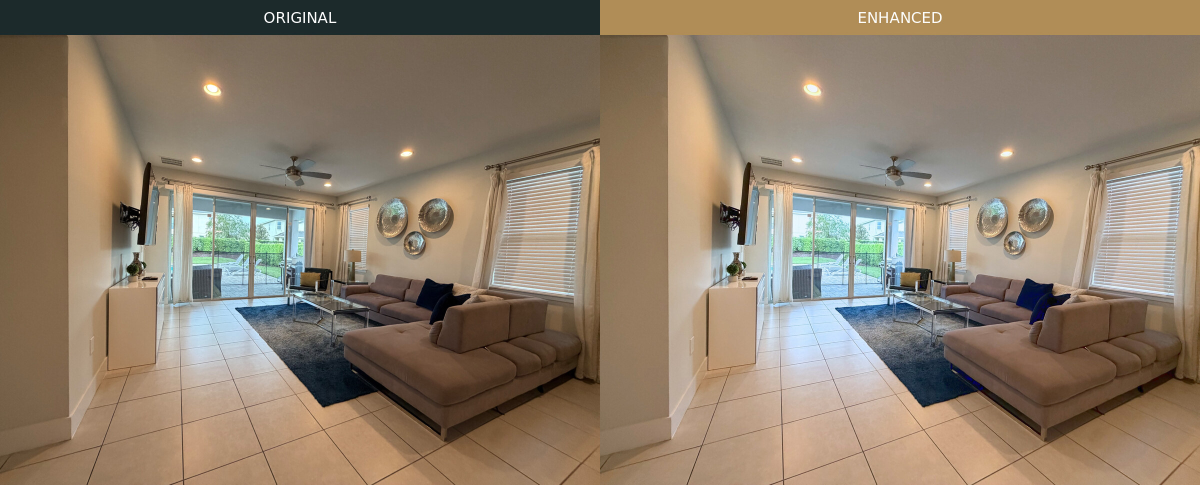
#> input picture photo-review/compare-10.jpg, 2400 x 970 px, given in place of src.webp, which was not available (shown at 1/2 size)
$ python recolor_wall.py ../photo-review 1.0 out.png
#> lines starting #> are read from the running program, lines starting #| are printed output that depends on the picture; after the words box and inside, x2 and y2 are one past the last pixel; in counts of white or black regions, pixels touching at a corner belong together
#!/usr/bin/env python3
"""Recolour the mustard accent wall in bedroom-twin-beds to white (owner is repainting).
Usage: python3 tools/recolor_wall.py DIR [brightness] [out.png]
DIR must hold src.webp (the photo before the polish pass). Only mustard-coloured pixels
inside the accent-wall area change; light and shadow are kept. Run tools/polish.py after."""
import sys,numpy as np
from PIL import Image, ImageDraw, ImageFilter
d=sys.argv[1]
im=Image.open(f'{d}/src.webp').convert('RGB'); a=np.asarray(im).astype(np.float32)/255
#> further down, im is the input picture: PIL image 2400x970 RGB; mean R, G, B 142.1, 126.1, 107.7
H,W=a.shape[:2]
#> H = 970; W = 2400
mx=a.max(2); mn=a.min(2); c=mx-mn; r,g,b=a[...,0],a[...,1],a[...,2]
#> after `r, g, b = (a[..., 0], a[..., 1], a[..., 2])`:
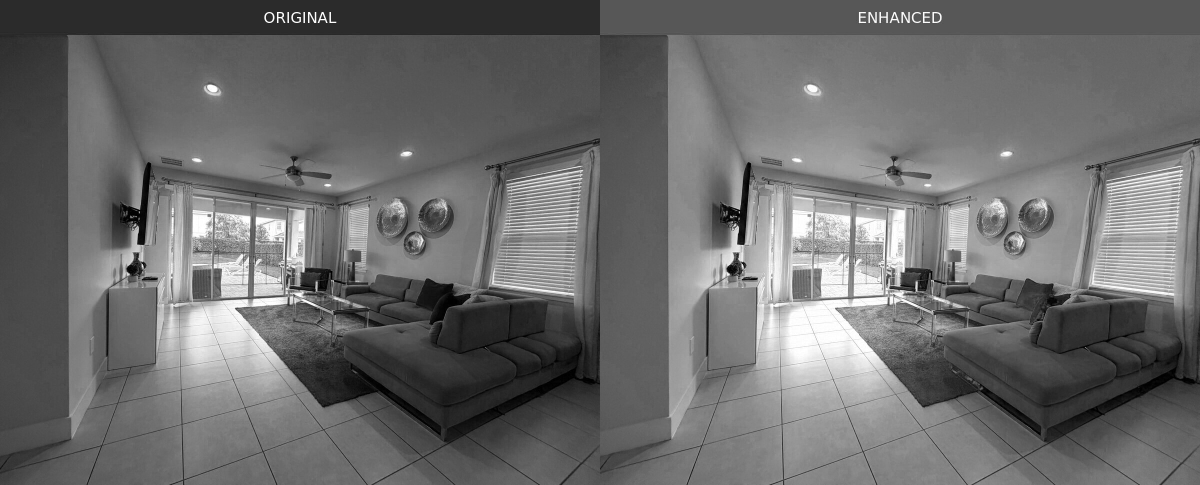
#> b: shape (970, 2400) float32 (shown at 1/2 size); min 0, max 1, mean 0.422
hh=np.zeros_like(mx); m=c>1e-6
#> after `m = c > 1e-06`:
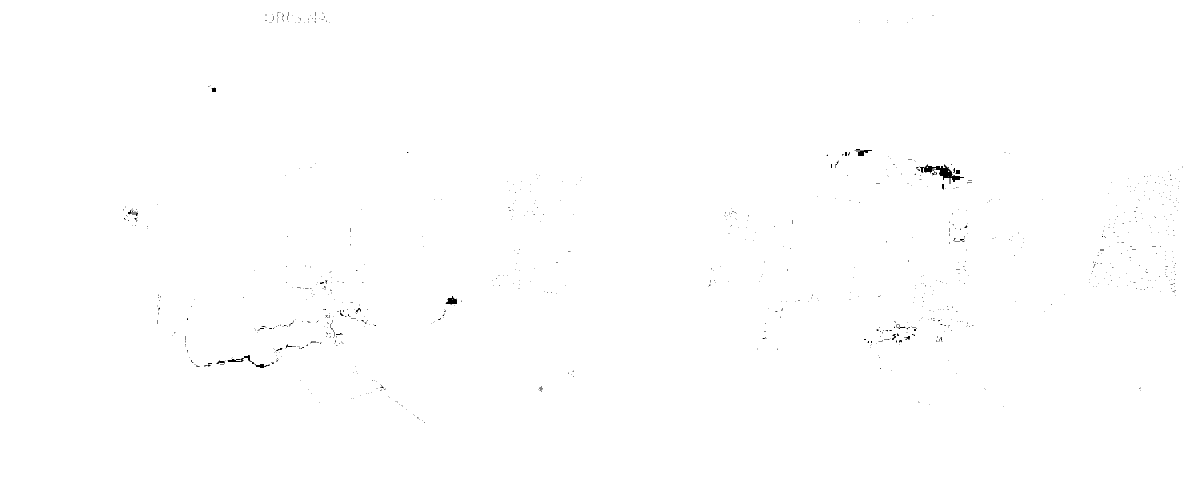
#> m: shape (970, 2400) bool (shown at 1/2 size); 99.8% white; 851 black regions (825 under 20 px), largest, box (x1, y1, x2, y2) and area: (1840, 328, 1928, 368) 1044, (456, 710, 539, 736) 369, (891, 592, 914, 609) 234
hr=(mx==r)&m; hg=(mx==g)&m&~hr; hb=m&~hr&~hg
#> after `hr = (mx == r) & m`: hr: shape (970, 2400) bool; 84.1% white; 447 black regions (329 under 20 px), largest, box (x1, y1, x2, y2) and area: (1504, 379, 1972, 813) 114289, (0, 0, 1200, 70) 83862, (315, 379, 663, 736) 77321
#> after `hg = (mx == g) & m & ~hr`: hg: shape (970, 2400) bool; 3.5% white; 2290 white regions (2054 under 20 px), largest, box (x1, y1, x2, y2) and area: (315, 379, 427, 666) 9239, (1582, 424, 1702, 531) 6610, (1632, 276, 1783, 371) 6262
#> after `hb = m & ~hr & ~hg`: hb: shape (970, 2400) bool; 12.2% white; 695 white regions (529 under 20 px), largest, box (x1, y1, x2, y2) and area: (1514, 382, 1972, 813) 88660, (0, 0, 1200, 70) 79014, (334, 416, 663, 734) 32053
hh[hr]=((g-b)[hr]/c[hr])%6; hh[hg]=((b-r)[hg]/c[hg])+2; hh[hb]=((r-g)[hb]/c[hb])+4; hh*=60
#> after `hh[hg] = (b - r)[hg] / c[hg] + 2`: hh: shape (970, 2400) float32; min 0, max 5.98, mean 0.535
#> after `hh[hb] = (r - g)[hb] / c[hb] + 4`:
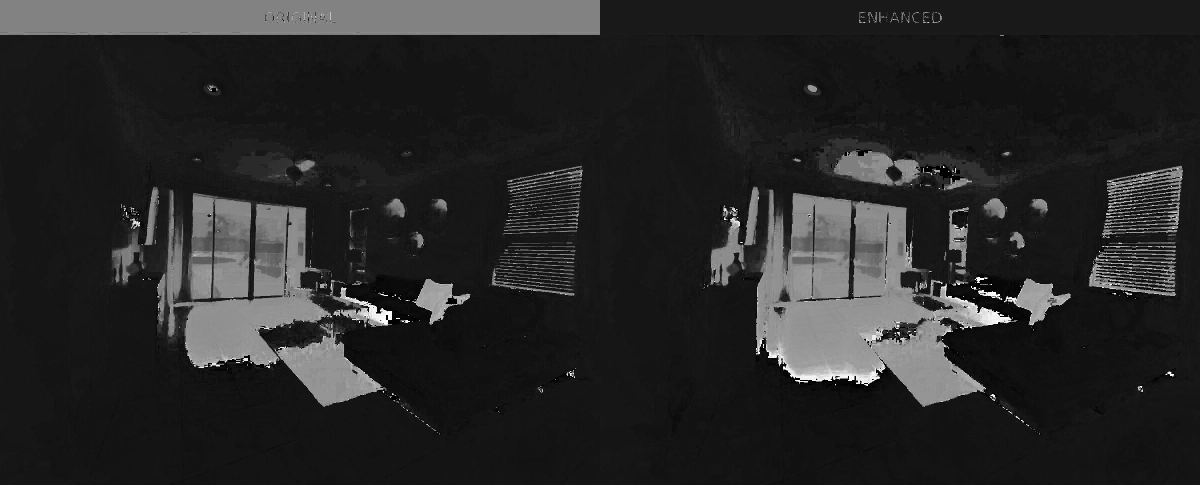
#> hh: shape (970, 2400) float32 (shown at 1/2 size); min 0, max 5.98, mean 0.948; drawn with min black and max white
ss=np.where(mx>0,c/np.maximum(mx,1e-6),0)
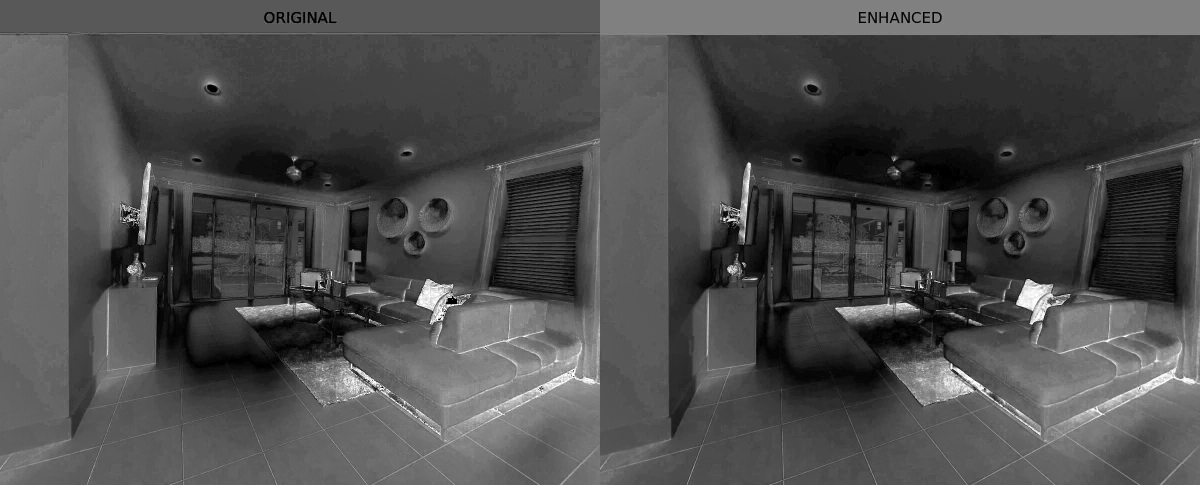
#> ss: shape (970, 2400) float32 (shown at 1/2 size); min 0, max 1, mean 0.307
L=r*.2126+g*.7152+b*.0722
def smooth(x,e0,e1):
#> called with e0 = 14, e1 = 26
    t=np.clip((x-e0)/(e1-e0),0,1); return t*t*(3-2*t)
# how "mustard" each pixel is: hue near the wall's hue and clearly saturated
hue_w=smooth(hh,14,26)*(1-smooth(hh,48,60))
sat_w=smooth(ss,0.22,0.55)
#> call 3 of smooth, with e0 = 0.22, e1 = 0.55
#> in smooth (call 3), `return t * t * (3 - 2 * t)`:
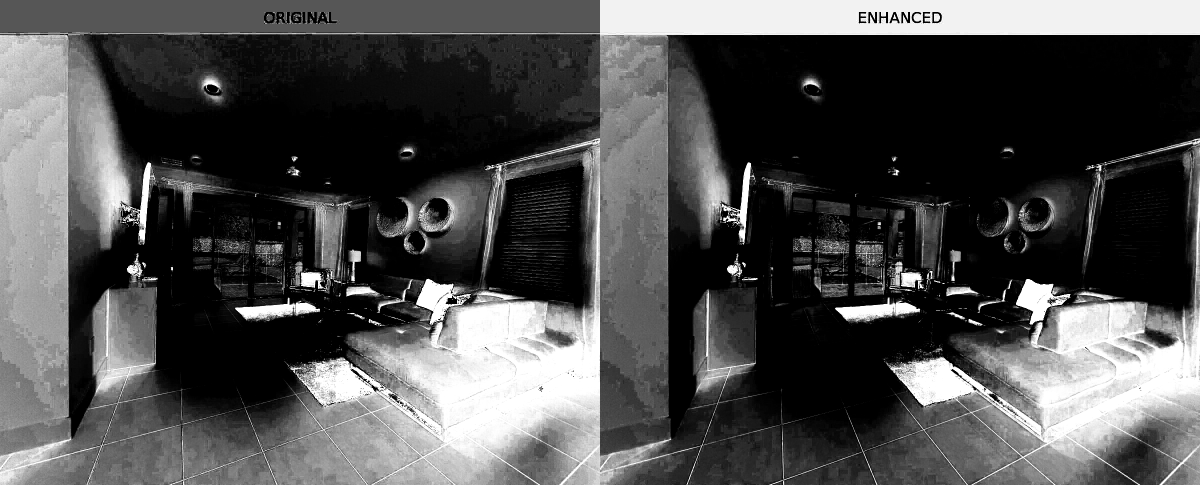
#> returned value: shape (970, 2400) float32 (shown at 1/2 size); min 0, max 1, mean 0.306
# only the accent-wall area (feathered): right of the window, above the nightstand
reg=Image.new('L',(W,H),0)
#> reg: PIL image 2400x970 L; every value is 0
ImageDraw.Draw(reg).polygon([(1150,421.8),(2200,17.5),(2200,1000),(1985,978),(2010,602),(1250,636),(1150,640)],fill=255)  # top edge = wall/ceiling line
#> reg: PIL image 2400x970 L; 21.2% white; 1 white region, box (x1, y1, x2, y2) and area: (1150, 17, 2201, 970) 493973
reg=np.asarray(reg.filter(ImageFilter.GaussianBlur(1.5))).astype(np.float32)/255
#> reg: shape (970, 2400) float32
w=hue_w*sat_w*reg
pm=Image.new('L',(W,H),0)
dp=ImageDraw.Draw(pm)
dp.rounded_rectangle([2041,849,2166,993],radius=14,fill=255)   # lamp body, rounded shoulders
dp.rounded_rectangle([2082,808,2149,852],radius=7,fill=255)    # neck
base=np.asarray(pm.filter(ImageFilter.MinFilter(3)).filter(ImageFilter.GaussianBlur(1.0))).astype(np.float32)/255
w=w*(1-base)  # the lamp itself is never painted
# curtain panel and rod stay as photographed
cp=Image.new('L',(W,H),0); dr=ImageDraw.Draw(cp)
dr.polygon([(1309,421),(1340,419),(1369,423),(1376,638),(1302,638)],fill=255)
curt=np.asarray(cp.filter(ImageFilter.MaxFilter(5)).filter(ImageFilter.GaussianBlur(0.8))).astype(np.float32)/255
w=w*(1-curt)
w=np.asarray(Image.fromarray((w*255).astype(np.uint8)).filter(ImageFilter.GaussianBlur(0.4))).astype(np.float32)/255
# target: the brightness of the room's existing white walls, keeping this wall's light and shadow
# wall shading measured from wall pixels only, so bright objects (lampshade) don't make a halo
_wm=(w>0.6).astype(np.float32)
#> _wm: shape (970, 2400) float32; values 0 (black) and 1 (white), 1.9% white; 326 white regions (275 under 20 px), largest, box (x1, y1, x2, y2) and area: (2004, 606, 2201, 928) 25899, (2067, 19, 2201, 70) 3501, (1404, 322, 1456, 452) 3361
_n=np.asarray(Image.fromarray((L*_wm*255).astype(np.uint8)).filter(ImageFilter.GaussianBlur(6))).astype(np.float32)
_d=np.asarray(Image.fromarray((_wm*255).astype(np.uint8)).filter(ImageFilter.GaussianBlur(6))).astype(np.float32)
Ls=np.where(_d>3,_n/np.maximum(_d,1e-3),L)
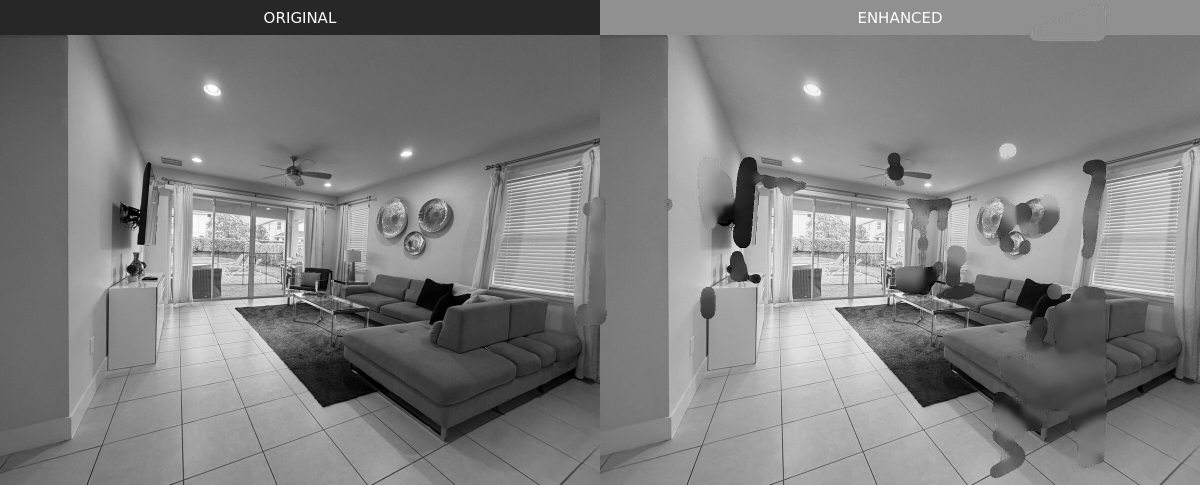
#> Ls: shape (970, 2400) float32 (shown at 1/2 size); min 0, max 1, mean 0.498
core=w>0.85
#> core: shape (970, 2400) bool; 1.1% white; 206 white regions (172 under 20 px), largest, box (x1, y1, x2, y2) and area: (2072, 737, 2199, 884) 8870, (2117, 609, 2199, 722) 6224, (2073, 20, 2199, 70) 3230
Lw=np.median(Ls[core])
#> Lw = 0.298
ref=a[200:700,500:900].reshape(-1,3)@np.array([.2126,.7152,.0722])
target=float(sys.argv[2]) if len(sys.argv)>2 else 0.9  # bright, clean white
white=np.array([1.0,0.988,0.968])  # crisp white with a hint of warmth
rel=np.clip(1+(np.clip(Ls/Lw,0.3,1.8)-1)*0.55,0.5,1.0)  # never brighter than the wall itself (no glowing strips)
v=target*rel
v=np.where(v>0.9,0.9+0.1*np.tanh((v-0.9)/0.1),v)  # soft roll-off, no blown-out patches
painted=np.clip(white/white.mean()*v[...,None],0,1)
# Edge-safe recolour: estimate the wall's local colour before and after, and shift every
# pixel by that difference in proportion to how much wall it contains. Pure wall becomes the
# new white; a pixel that is half curtain / lamp keeps its curtain half untouched (no glow).
def nblur(img3, m, r):
    num=np.stack([np.asarray(Image.fromarray((np.clip(img3[...,i]*m,0,1)*255).astype(np.uint8)).filter(ImageFilter.GaussianBlur(r))).astype(np.float32) for i in range(3)],-1)
    den=np.asarray(Image.fromarray((m*255).astype(np.uint8)).filter(ImageFilter.GaussianBlur(r))).astype(np.float32)[...,None]
    return num/np.maximum(den,1e-3), den[...,0]/255
pure=(w>0.9).astype(np.float32)
#> pure: shape (970, 2400) float32; values 0 (black) and 1 (white), 0.82% white; 182 white regions (150 under 20 px), largest, box (x1, y1, x2, y2) and area: (2074, 753, 2199, 875) 5880, (2117, 614, 2199, 718) 4494, (2074, 21, 2199, 70) 2998
wall_before,cov=nblur(a,pure,10)
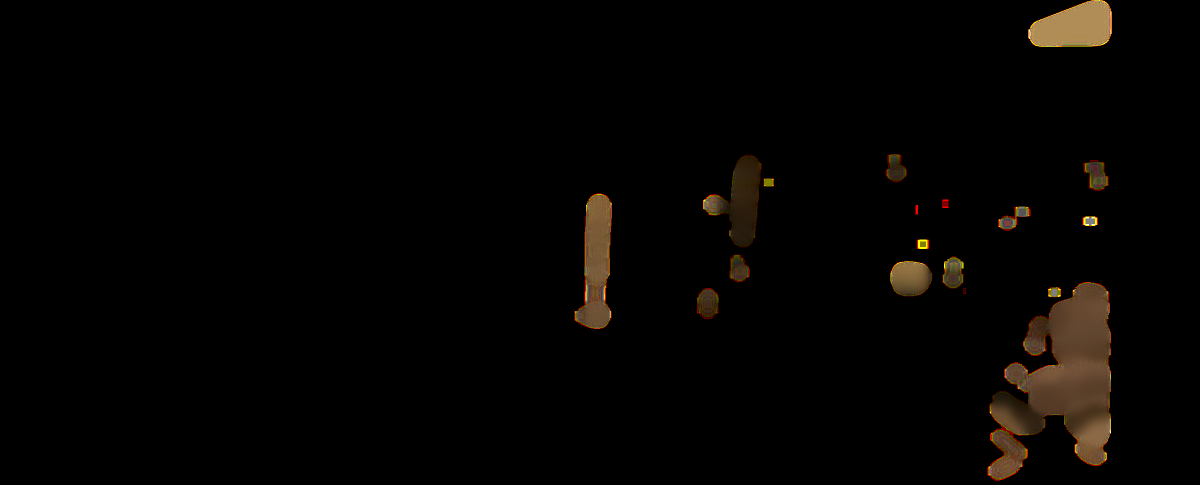
#> wall_before: shape (970, 2400, 3) float32 (shown at 1/2 size); mean R, G, B 0.0204, 0.0143, 0.00795
wall_after,_=nblur(painted,pure,10)
# where no pure wall is nearby, fall back to the pixel's own painted value
fallback=cov<0.02
wall_before[fallback]=a[fallback]; wall_after[fallback]=painted[fallback]
out=np.where(pure[...,None]>0, painted, np.clip(a+w[...,None]*(wall_after-wall_before),0,1))
out=np.clip(out,0,1)
# lamp base: keep the metal as photographed, only take out the mustard reflection
lc=base*hue_w*smooth(ss,0.15,0.5)
Ll=(out@np.array([.2126,.7152,.0722]))[...,None]
silver=np.array([1.0,0.985,0.96]); silver=silver/(silver@np.array([.2126,.7152,.0722]))
out=out*(1-0.45*lc[...,None])+np.clip(Ll*1.04*silver,0,1)*(0.45*lc[...,None])
# curtain: remove the mustard cast the old wall threw on the fabric (colour only, same brightness)
cast=curt*hue_w*smooth(ss,0.12,0.45)
Lc=(out@np.array([.2126,.7152,.0722]))[...,None]
cream=np.array([1.0,0.975,0.93]); cream=cream/(cream@np.array([.2126,.7152,.0722]))
out=out*(1-0.8*cast[...,None])+np.clip(Lc*1.06*cream,0,1)*(0.8*cast[...,None])
out=np.clip(out,0,1)
Image.fromarray((out*255+.5).astype(np.uint8)).save(f'{d}/painted.png' if len(sys.argv)<4 else sys.argv[3])
print('ok',round(float(target),3),round(float(Lw),3),round(float(core.mean()),3))
#| ok 1.0 0.298 0.011

$ run again, on photo-review/sample-10-enhanced.jpg
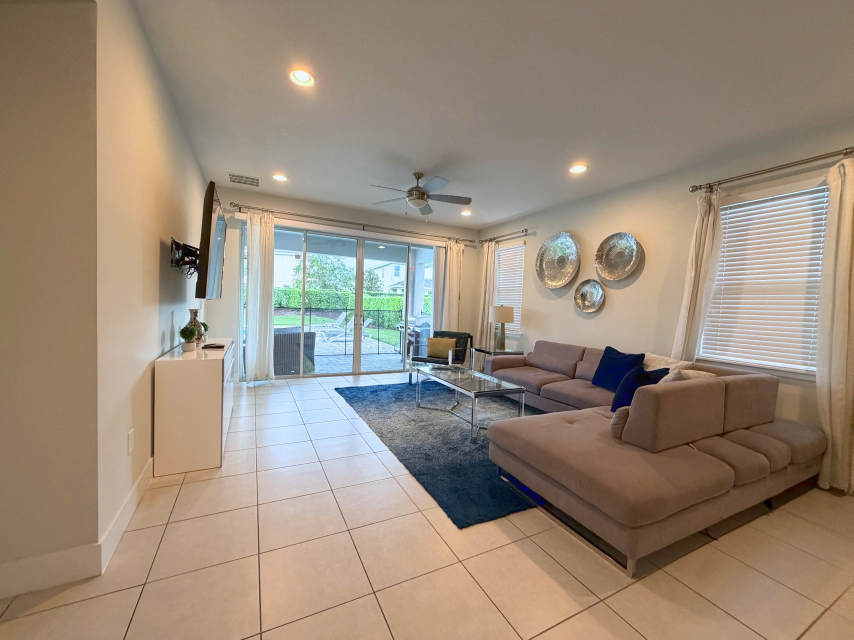
#> input picture photo-review/sample-10-enhanced.jpg, 2560 x 1920 px, given in place of src.webp, which was not available (shown at 1/3 size)
#> im is the input picture: PIL image 2560x1920 RGB; mean R, G, B 153.7, 138.3, 122.1
#> m: shape (1920, 2560) bool; 99.7% white; 1471 black regions (1409 under 20 px), largest, box (x1, y1, x2, y2) and area: (1366, 554, 1552, 624) 4921, (1088, 486, 1159, 516) 887, (1239, 1270, 1276, 1306) 415
#> hr: shape (1920, 2560) bool; 84.9% white; 216 black regions (122 under 20 px), largest, box (x1, y1, x2, y2) and area: (646, 658, 1644, 1586) 519933, (913, 440, 1736, 666) 77484, (468, 795, 625, 1072) 22154
#> hg: shape (1920, 2560) bool; 3.3% white; 2273 white regions (2001 under 20 px), largest, box (x1, y1, x2, y2) and area: (913, 440, 1736, 650) 50476, (818, 766, 1069, 984) 20499, (1083, 810, 1212, 1037) 17991
#> hb: shape (1920, 2560) bool; 11.6% white; 283 white regions (172 under 20 px), largest, box (x1, y1, x2, y2) and area: (669, 673, 1642, 1586) 407372, (905, 924, 1065, 1126) 26736, (1772, 1040, 2007, 1236) 20629
#> _wm: shape (1920, 2560) float32; values 0 (black) and 1 (white), 0.07% white; 56 white regions (37 under 20 px), largest, box (x1, y1, x2, y2) and area: (2085, 655, 2112, 809) 698, (2073, 550, 2153, 580) 563, (2114, 589, 2135, 724) 448
#> `core=w>0.85`:
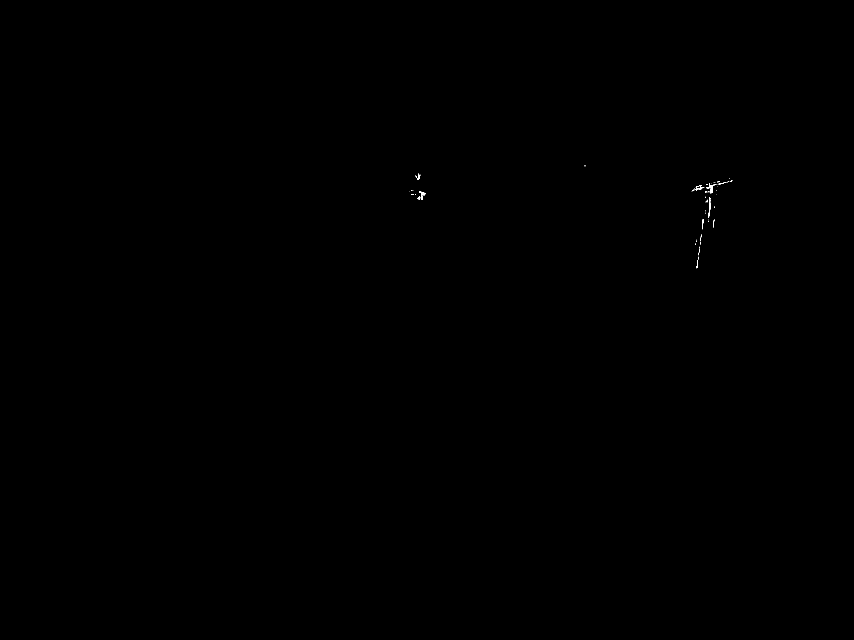
#> core: shape (1920, 2560) bool (shown at 1/3 size); 0.03% white; 54 white regions (42 under 20 px), largest, box (x1, y1, x2, y2) and area: (2119, 550, 2149, 580) 254, (1257, 575, 1277, 598) 165, (2125, 610, 2133, 653) 150
#> Lw = 0.205
#> `rel=np.clip(1+(np.clip(Ls/Lw,0.3,1.8)-1)*0.55,0.5,1.0)`:
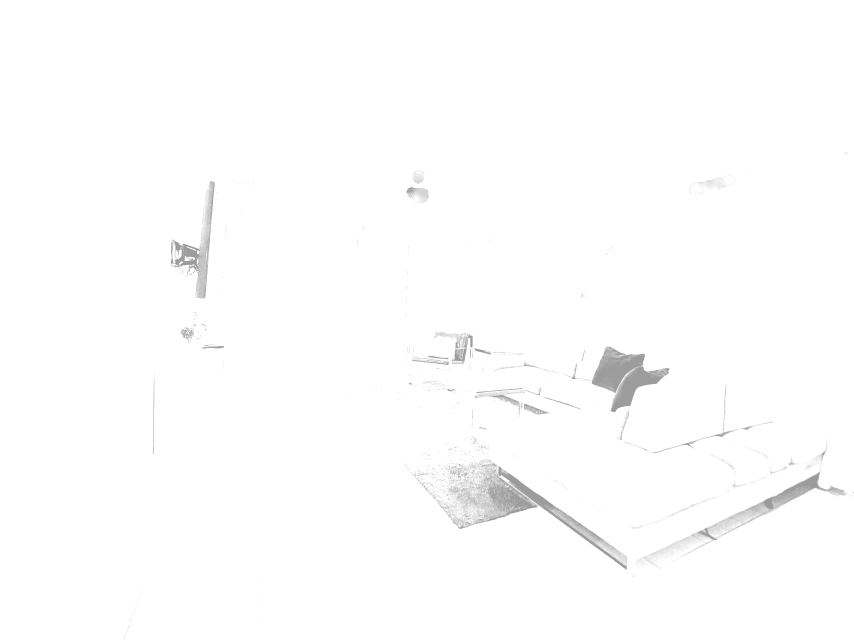
#> rel: shape (1920, 2560) float32 (shown at 1/3 size); min 0.615, max 1, mean 0.994
#> pure: shape (1920, 2560) float32; values 0 (black) and 1 (white), 0.02% white; 49 white regions (38 under 20 px), largest, box (x1, y1, x2, y2) and area: (2120, 550, 2149, 580) 231, (1257, 575, 1276, 598) 150, (2126, 613, 2133, 649) 113
#| ok 1.0 0.205 0.0
